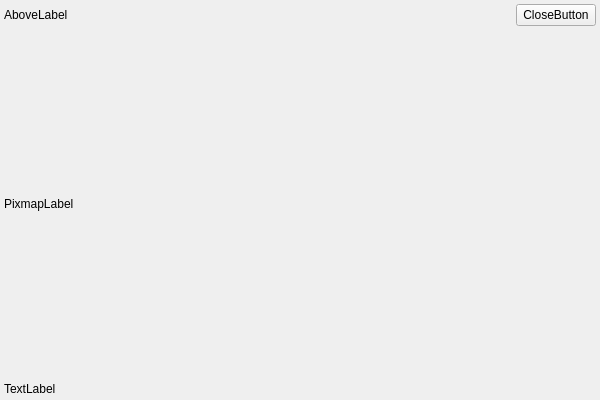
<?xml version="1.0" encoding="UTF-8"?>
<ui version="4.0">
 <class>CapturedNotifyClass</class>
 <widget class="QWidget" name="CapturedNotifyClass">
  <property name="geometry">
   <rect>
    <x>0</x>
    <y>0</y>
    <width>600</width>
    <height>400</height>
   </rect>
  </property>
  <property name="windowTitle">
   <string>CapturedNotify</string>
  </property>
  <layout class="QVBoxLayout" name="verticalLayout_2">
   <property name="leftMargin">
    <number>4</number>
   </property>
   <property name="topMargin">
    <number>4</number>
   </property>
   <property name="rightMargin">
    <number>4</number>
   </property>
   <property name="bottomMargin">
    <number>4</number>
   </property>
   <item>
    <layout class="QVBoxLayout" name="verticalLayout">
     <item>
      <layout class="QHBoxLayout" name="horizontalLayout_2">
       <item>
        <widget class="QLabel" name="AboveLabel">
         <property name="sizePolicy">
          <sizepolicy hsizetype="Expanding" vsizetype="Preferred">
           <horstretch>0</horstretch>
           <verstretch>0</verstretch>
          </sizepolicy>
         </property>
         <property name="text">
          <string>AboveLabel</string>
         </property>
        </widget>
       </item>
       <item>
        <widget class="QPushButton" name="CloseButton">
         <property name="text">
          <string>CloseButton</string>
         </property>
         <property name="autoDefault">
          <bool>false</bool>
         </property>
         <property name="default">
          <bool>false</bool>
         </property>
        </widget>
       </item>
      </layout>
     </item>
     <item>
      <widget class="QLabel" name="PixmapLabel">
       <property name="sizePolicy">
        <sizepolicy hsizetype="Preferred" vsizetype="Expanding">
         <horstretch>0</horstretch>
         <verstretch>0</verstretch>
        </sizepolicy>
       </property>
       <property name="text">
        <string>PixmapLabel</string>
       </property>
      </widget>
     </item>
     <item>
      <widget class="QLabel" name="DescriptionLabel">
       <property name="text">
        <string>TextLabel</string>
       </property>
      </widget>
     </item>
    </layout>
   </item>
  </layout>
 </widget>
 <layoutdefault spacing="6" margin="11"/>
 <resources/>
 <connections/>
</ui>
